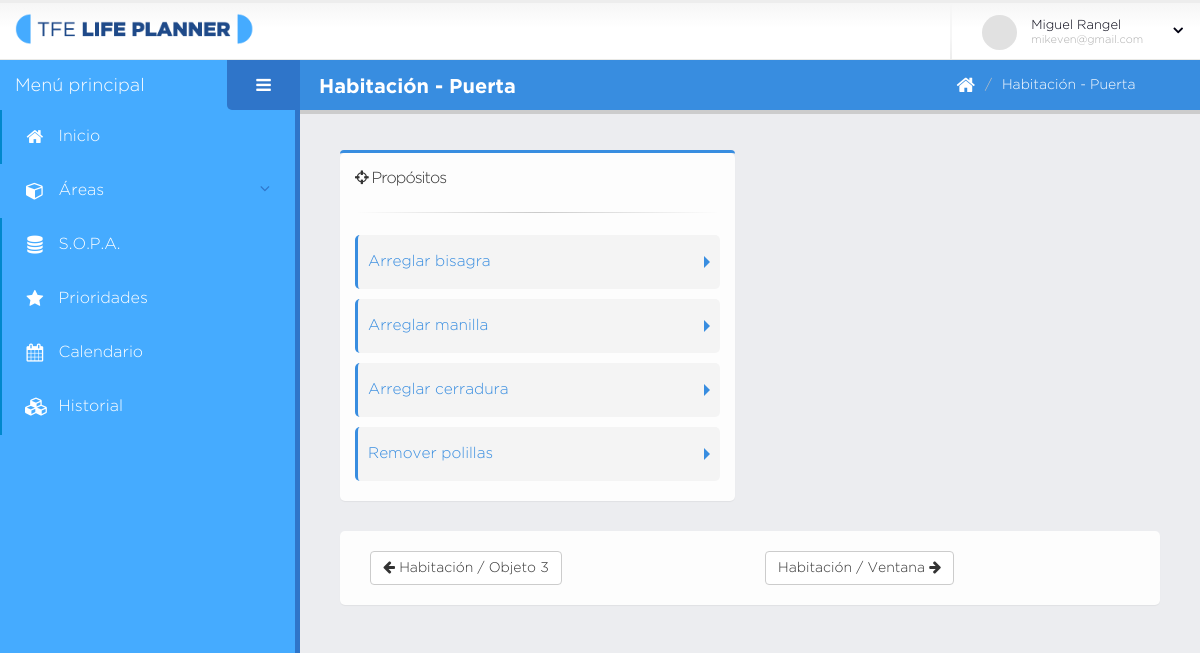
/actividad.php?ids=2&ido=5 (signed in), run on the app's committed database.
### tables this page shows
CREATE TABLE `sujeto` (
  `id` int(11) NOT NULL,
  `nombre` varchar(140) NOT NULL,
  `creado` datetime DEFAULT NULL,
  `modificado` datetime DEFAULT NULL,
  `usuario_id` int(11) NOT NULL
);

CREATE TABLE `objeto` (
  `id` int(11) NOT NULL,
  `nombre` varchar(140) NOT NULL,
  `creado` datetime DEFAULT NULL,
  `modificado` datetime DEFAULT NULL,
  `usuario_id` int(11) NOT NULL
);

CREATE TABLE `proposito` (
  `id` int(11) NOT NULL,
  `descripcion` varchar(250) NOT NULL,
  `creado` datetime DEFAULT NULL,
  `modificado` datetime DEFAULT NULL,
  `sujeto_objeto_id` int(11) NOT NULL
);

### database/data-sujeto-objeto.php (called while the page is built, shortened)
<?php
	function obtenerSujetoObjetoPorids( $dbh, $ids, $ido ){
		$q = "select s.id as idsujeto, s.nombre nsujeto, o.id as idobjeto,
		o.nombre as nobjeto from sujeto_objeto so, sujeto s, objeto o
		where s.id = so.sujeto_id and o.id = so.objeto_id and s.id = $ids and o.id = $ido";
		$data = mysqli_fetch_array( mysqli_query( $dbh, $q ) );
		return $data;
	}
?>

### database/data-proposito.php (called while the page is built, shortened)
<?php
	function obtenerPropositosSujetoObjeto( $dbh, $ids, $ido ){
		$q = "select p.id as id, p.descripcion as descripcion
		from proposito p, sujeto s, objeto o, sujeto_objeto so where p.sujeto_objeto_id = so.id
		and s.id = so.sujeto_id and o.id = so.objeto_id and s.id = $ids and o.id = $ido";
		return obtenerListaRegistros( mysqli_query( $dbh, $q ) );
	}
?>

### database/bd.php (called while the page is built, shortened)
<?php
	function obtenerListaRegistros( $data ){
		$lista_c = array();
		if( $data ){
			while( $c = mysqli_fetch_array( $data ) ){
				$lista_c[] = $c;
			}
		}
		return $lista_c;
	}
?>

### database/data-sopa.php (called while the page is built, shortened)
<?php
	function obtenerIndiceSOPAPorUsuario( $dbh, $idu ){
		$q = "select DISTINCT s.id, o.id, s.id as idsujeto, s.nombre nsujeto,
		o.id as idobjeto, o.nombre as nobjeto
		from sujeto_objeto so, sujeto s, objeto o, usuario u, sesion ss
		where s.id = so.sujeto_id and o.id = so.objeto_id and so.sesion_id = ss.id
		and ss.usuario_id = u.id and u.id = $idu order by nsujeto ASC, nobjeto ASC";
		return obtenerListaRegistros( mysqli_query( $dbh, $q ) );
	}
?>

### fn/fn-sujeto-objeto.php (called while the page is built)
<?php
  function obtenerSOAntSig( $lista, $ids, $ido ){
    $i = 0;
    $reg["ant"] = $reg["sig"] = NULL;
    foreach ( $lista  as $so ) {
      if( ( $so["idsujeto"] == $ids ) && ( $so["idobjeto"] == $ido ) ){
        if( isset( $lista[$i-1] ) )
          $reg["ant"] = $lista[$i-1];
        if( isset( $lista[$i+1] ) )
          $reg["sig"] = $lista[$i+1];
      }
      $i++;
    }
    return $reg;
  }
?>

### secciones/sopa/panel_propositos_so.php (the view, shortened to what this page needs)
<section class="panel panel-featured-top panel-featured-primary">
	<div class="panel-body">
		<div class="widget-summary">
			<div class="widget-summary-col">
				<div class="summary">
					<h2 class="title"><i class="fa fa-crosshairs"></i> Propósitos </h2><hr>
					<div class="info">
						<div class="toggle" data-plugin-toggle data-plugin-options='{ "isAccordion": true }'>
							<?php
								foreach ( $propositos as $p ) {
							?>
							<section class="toggle">
								<label><?php echo $p["descripcion"] ?></label>
							</section>
							<?php } ?>
						</div>
					</div>
				</div>
			</div>
		</div>
	</div>
</section>

### secciones/titulo_pagina.php
<header class="page-header">
	<h2><?php echo $titulo_pagina; ?></h2>
	<div class="right-wrapper pull-right">
		<ol class="breadcrumbs">
			<li>
				<a href="home.php">
					<i class="fa fa-home"></i>
				</a>
			</li>
			<li><span><?php echo $titulo_pagina; ?></span></li>
		</ol>
		<a class="sidebar-right-toggle" data-open=""></a>
	</div>
</header>

### secciones/sopa/nav_sujetos_objetos.php
<?php
	$ant = $so_ant_sig["ant"];
	$sig = $so_ant_sig["sig"];
	$lnk_a = "ids=$ant[idsujeto]&ido=$ant[idobjeto]";
	$lnk_s = "ids=$sig[idsujeto]&ido=$sig[idobjeto]";
?>
<section class="panel panel-heading-transparent">
	<div class="panel-body">
		<div class="col-md-6 col-sm-6 col-xs-12">
			<?php if( $ant != NULL ) { ?>
			<a href="actividad.php?<?php echo $lnk_a?>">
			<button type="button" class="mb-xs mt-xs mr-xs btn btn-default">
				<i class="fa fa-arrow-left"></i>
				<?php echo $ant["nsujeto"]." / ".$ant["nobjeto"]; ?>
			</button>
			</a>
			<?php } ?>
		</div>
		<div class="col-md-6 col-sm-6 col-xs-12">
			<?php if( $sig != NULL ) { ?>
			<a href="actividad.php?<?php echo $lnk_s?>">
			<button type="button" class="mb-xs mt-xs mr-xs btn btn-default">
				<?php echo $sig["nsujeto"]." / ".$sig["nobjeto"]; ?>
				<i class="fa fa-arrow-right"></i>
			</button>
			</a>
			<?php } ?>
		</div>
	</div>
</section>

### assets/stylesheets/skins/default.css (style rules this page uses)
a, .btn-link { color: #0088cc; }
.panel-featured-primary { border-color: #388de0; }
.toggle label { border-left-color: #388de0; color: #388de0; }

### data on the page
sujeto: nombre.nombre "Habitación - Puerta", nombre "Habitación"
proposito: descripcion "Arreglar bisagra"
proposito: descripcion "Arreglar manilla"
proposito: descripcion "Arreglar cerradura"
proposito: descripcion "Remover polillas"
objeto: nombre "Objeto 3"
objeto: nombre "Ventana"

### other printed values
$usuario["nombre"] "Miguel Rangel"
$usuario["email"] "mikeven@gmail.com"
